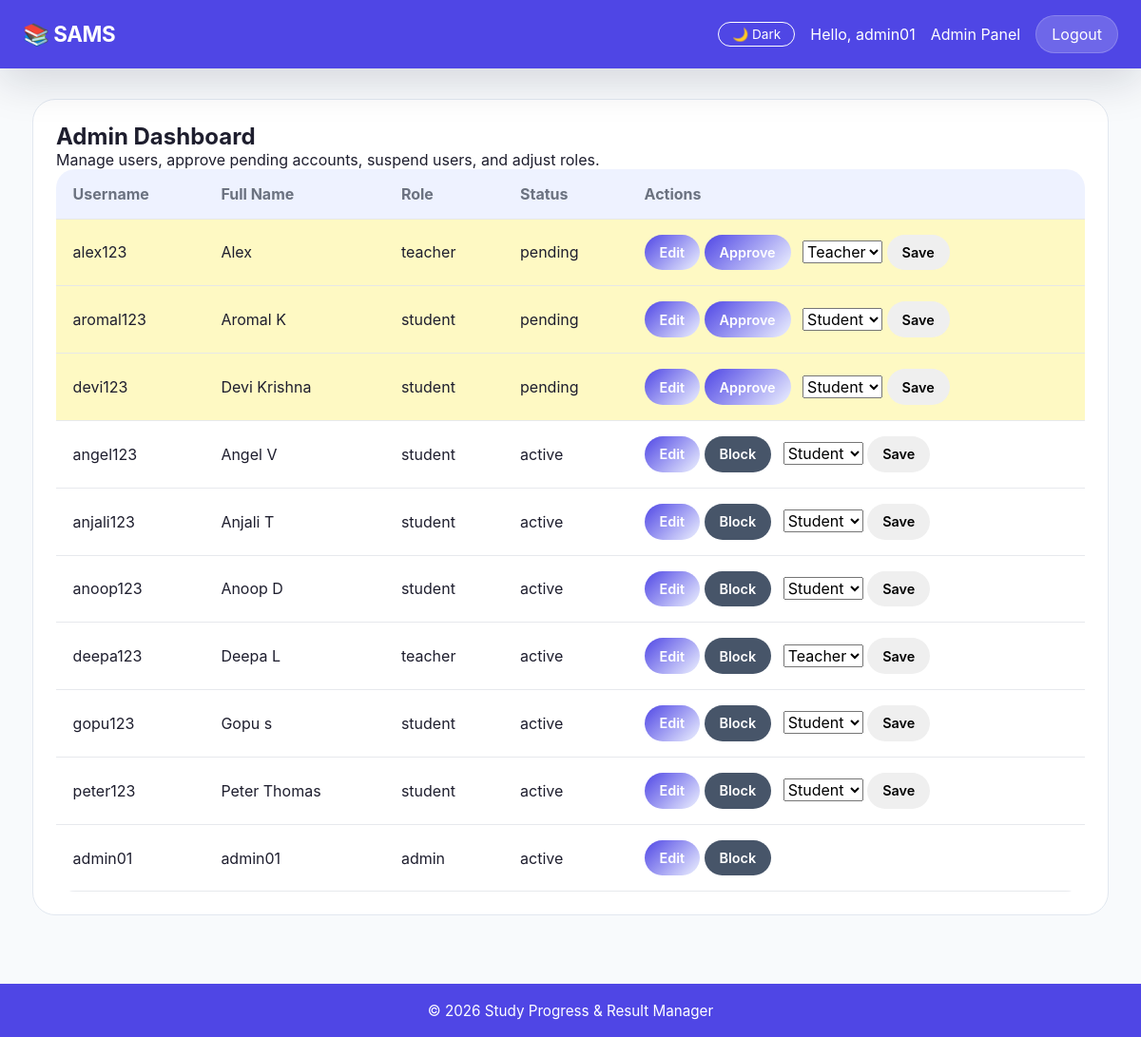
/admin (signed in), run on an earlier commit of the app's database.
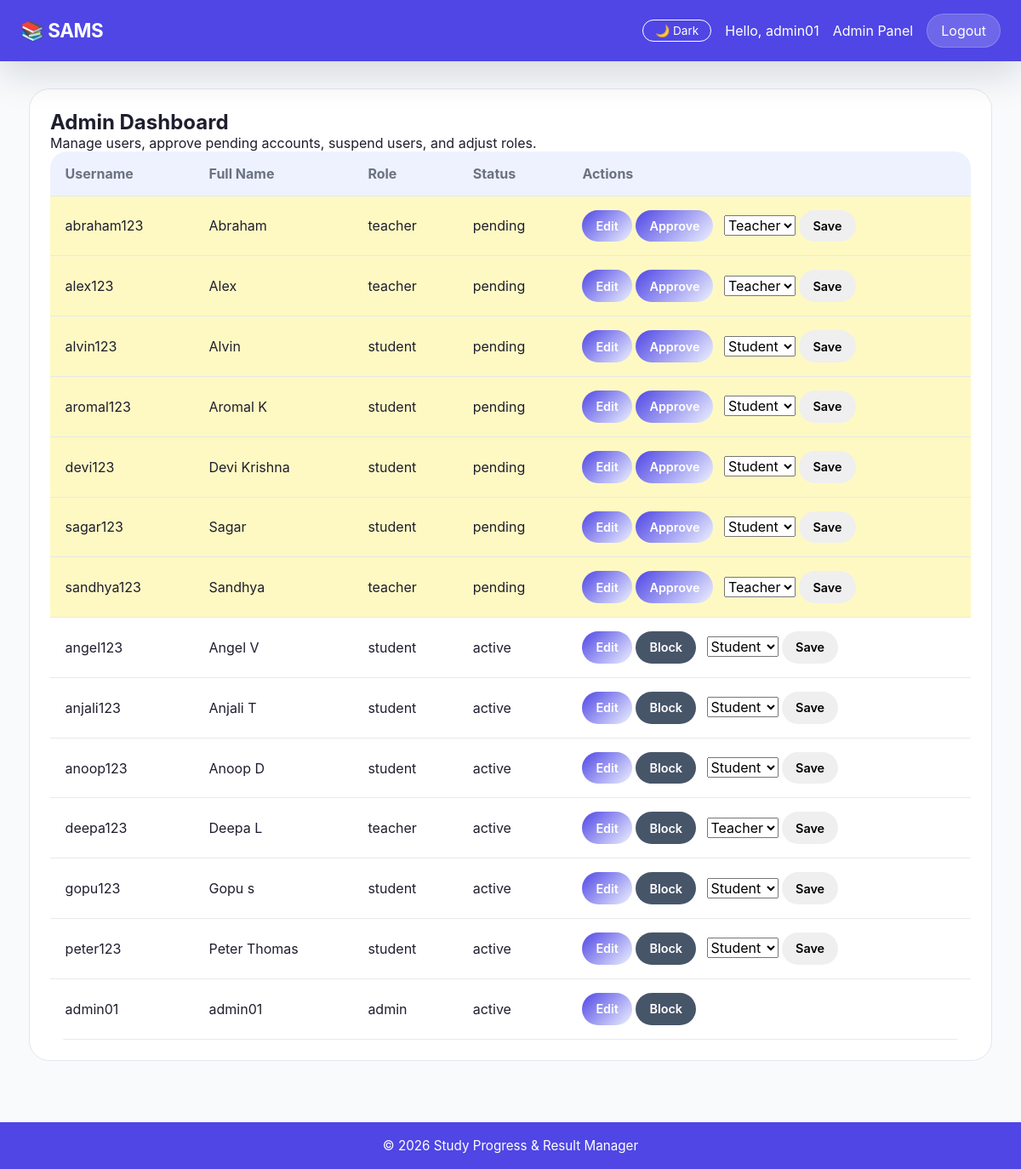
And on a later commit of the database.
### tables this page shows
CREATE TABLE "users" (
                id INTEGER PRIMARY KEY AUTOINCREMENT,
                username TEXT UNIQUE NOT NULL,
                password TEXT NOT NULL,
                role TEXT NOT NULL CHECK(role IN ('teacher', 'student', 'admin')),
                full_name TEXT NOT NULL,
                status TEXT NOT NULL CHECK(status IN ('pending', 'active', 'blocked')) DEFAULT 'pending',
                department TEXT,
                created_at TIMESTAMP DEFAULT CURRENT_TIMESTAMP
            , theme VARCHAR(10) DEFAULT 'light');

### app.py (the view)
@app.route('/admin')
@login_required
@admin_required
def admin_dashboard():
    conn = get_db_connection()
    users = conn.execute('''
        SELECT * FROM users
        ORDER BY CASE status WHEN 'pending' THEN 0 WHEN 'active' THEN 1 WHEN 'blocked' THEN 2 ELSE 3 END, full_name
    ''').fetchall()
    conn.close()
    return render_template('admin_dashboard.html', users=users)

### app.py (called while the page is built)
def login_required(f):
    @wraps(f)
    def decorated_function(*args, **kwargs):
        if 'user_id' not in session:
            flash('Please log in to access this page.', 'error')
            return redirect(url_for('login'))
        return f(*args, **kwargs)
    return decorated_function

def admin_required(f):
    @wraps(f)
    def decorated_function(*args, **kwargs):
        if session.get('role') != 'admin':
            flash('Access denied', 'error')
            return redirect(url_for('home'))
        return f(*args, **kwargs)
    return decorated_function

@app.context_processor
def inject_current_user():
    return {'current_user': CurrentUser(session)}

    @property
    def is_authenticated(self):
        return bool(self.id)

### database.py (called while the page is built)
def get_db_connection():
    conn = sqlite3.connect(DATABASE)
    conn.row_factory = sqlite3.Row  # This lets us access columns by name
    return conn

### templates/admin_dashboard.html (shortened to what this page needs)
{% extends 'base.html' %}
{% block content %}
<div class="card">
    <h2>Admin Dashboard</h2>
    <p>Manage users, approve pending accounts, suspend users, and adjust roles.</p>
    <table class="data-table">
        <thead>
            <tr>
                <th>Username</th>
                <th>Full Name</th>
                <th>Role</th>
                <th>Status</th>
                <th>Actions</th>
            </tr>
        </thead>
        <tbody>
            {% for user in users %}
                <tr class="{% if user['status'] == 'pending' %}pending-row{% elif user['status'] == 'blocked' %}blocked-row{% endif %}">
                    <td>{{ user['username'] }}</td>
                    <td>{{ user['full_name'] }}</td>
                    <td>{{ user['role'] }}</td>
                    <td>{{ user['status'] }}</td>
                    <td>
                        <a href="{{ url_for('admin_edit_user', user_id=user['id']) }}" class="btn btn-small btn-primary">Edit</a>
                        {% if user['status'] == 'pending' %}
                            <form method="POST" action="{{ url_for('admin_approve', user_id=user['id']) }}" style="display:inline-block; margin-right:0.5rem;">
                                <button type="submit" class="btn btn-small btn-primary">Approve</button>
                            </form>
                        {% elif user['status'] == 'active' %}
                            <form method="POST" action="{{ url_for('admin_block', user_id=user['id']) }}" style="display:inline-block; margin-right:0.5rem;">
                                <button type="submit" class="btn btn-small btn-secondary">Block</button>
                            </form>
                        {% elif user['status'] == 'blocked' %}
                            <form method="POST" action="{{ url_for('admin_approve', user_id=user['id']) }}" style="display:inline-block; margin-right:0.5rem;">
                                <button type="submit" class="btn btn-small btn-primary">Unblock</button>
                            </form>
                        {% endif %}
                        {% if user['role'] != 'admin' %}
                            <form method="POST" action="{{ url_for('admin_set_role', user_id=user['id']) }}" style="display:inline-block; vertical-align: top;">
                                <select name="role">
                                    <option value="student" {% if user['role'] == 'student' %}selected{% endif %}>Student</option>
                                    <option value="teacher" {% if user['role'] == 'teacher' %}selected{% endif %}>Teacher</option>
                                </select>
                                <button type="submit" class="btn btn-small">Save</button>
                            </form>
                        {% endif %}
                    </td>
                </tr>
            {% endfor %}
        </tbody>
    </table>
</div>
{% endblock %}

### templates/base.html (shortened to what this page needs)
<!DOCTYPE html>
<html lang="en">
<head>
    <link rel="stylesheet" href="{{ url_for('static', filename='style.css') }}">
</head>
<body class="{{ current_user.theme if current_user.is_authenticated else 'light' }}">
    <nav class="navbar">
        <div class="nav-brand">
            <a href="{{ url_for('home') }}">📚 SAMS</a>
        </div>
        <div class="nav-links">
            {% if current_user.is_authenticated %}
                <form action="{{ url_for('toggle_theme') }}" method="POST" style="display:inline;">
                  <button type="submit" class="theme-toggle">
                    {% if current_user.theme == 'dark' %}☀️ Light{% else %}🌙 Dark{% endif %}
                  </button>
                </form>
                <span class="welcome-text">Hello, {{ session.get('full_name') }}</span>
                {% if session.get('role') == 'teacher' %}
                    <a href="{{ url_for('teacher_dashboard') }}">Dashboard</a>
                    <a href="{{ url_for('enter_marks') }}">Enter Marks</a>
                    <a href="{{ url_for('assign_task') }}">Assign Task</a>
                {% elif session.get('role') == 'student' %}
                    <a href="{{ url_for('student_dashboard') }}">Dashboard</a>
                    <a href="{{ url_for('add_study_log') }}">Log Study</a>
                    <a href="{{ url_for('view_results') }}">My Results</a>
                {% elif session.get('role') == 'admin' %}
                    <a href="{{ url_for('admin_dashboard') }}">Admin Panel</a>
                {% endif %}
                <a href="{{ url_for('logout') }}" class="btn-logout">Logout</a>
            {% else %}
                <a href="{{ url_for('login') }}">Login</a>
                <a href="{{ url_for('register') }}">Register</a>
            {% endif %}
        </div>
    </nav>
    <main class="container">
        {% block content %}{% endblock %}
    </main>
    <footer>
        <p>&copy; 2026 Study Progress & Result Manager</p>
    </footer>
</body>
</html>

### static/style.css (style rules this page uses)
* { margin: 0; padding: 0; box-sizing: border-box; }
:root { --bg: #f8fafc; --card-bg: #ffffff; --text: #1e1e2e; --text-muted: #6b7280; --border: #e2e8f0; --primary: #4f46e5; --primary-light: #eef2ff; --navbar-bg: #4f46e5; --navbar-text: #ffffff; --input-bg: #ffffff; --input-border: #d1d5db; --table-header-bg: #eef2ff; --table-row-hover: #f1f5f9; --shadow: rgba(0, 0, 0, 0.08); --flash-success-bg: #dcfce7; --flash-success-text: #166534; --flash-success-border: #d1fae5; --flash-danger-bg: #fee2e2; --flash-danger-text: #991b1b; --flash-danger-border: #fecaca; --flash-info-bg: #dbeafe; --flash-info-text: #1e40af; --flash-warning-bg: #fef9c3; --flash-warning-text: #854d0e; --badge-pass-bg: #dcfce7; --badge-pass-text: #166534; --badge-fail-bg: #fee2e2; --badge-fail-text: #991b1b; --progress-bg: #e2e8f0; --progress-fill: #4f46e5; --streak-color: #4f46e5; --auth-brand-bg: #4f46e5; --auth-brand-text: #ffffff; --row-gold: #fef9c3; --danger: #ef4444; --row-silver: #f1f5f9; --row-bronze: #ffedd5; --surface: var(--card-bg); --surface-alt: #f8fafc; --secondary: #475569; --surface-border: rgba(229, 231, 235, 0.9); --navbar-border: rgba(255, 255, 255, 0.18); --focus-ring: rgba(99, 102, 241, 0.12); --grade-a: #16a34a; --grade-b: #15803d; --grade-c: #d97706; --grade-d: #ea580c; }
body, .card, .navbar, input, select, textarea, table, .btn, .flash, .badge { transition: background-color 0.3s ease, color 0.3s ease, border-color 0.3s ease; }
body { font-family: 'Inter', system-ui, -apple-system, BlinkMacSystemFont, 'Segoe UI', sans-serif; background: linear-gradient(180deg, var(--bg) 0%, var(--surface-alt) 100%); color: var(--text); min-height: 100vh; display: flex; flex-direction: column; }
a { color: inherit; text-decoration: none; }
button, input, select, textarea { font: inherit; }
.navbar { background: var(--navbar-bg); color: var(--navbar-text); padding: 1rem 1.5rem; display: flex; justify-content: space-between; align-items: center; gap: 1rem; position: sticky; top: 0; z-index: 20; box-shadow: 0 14px 45px rgba(15, 23, 42, 0.15); }
.nav-brand a { font-size: 1.4rem; font-weight: 700; letter-spacing: -0.02em; color: var(--auth-brand-text); }
.nav-links { display: flex; align-items: center; gap: 1rem; flex-wrap: wrap; }
.nav-links a, .btn-logout { color: var(--navbar-text); transition: opacity 0.2s ease, transform 0.2s ease; }
.btn-logout { background: var(--navbar-border); padding: 0.55rem 1rem; border-radius: 999px; border: 1px solid var(--navbar-border); }
.container { max-width: 1180px; width: 100%; margin: 0 auto; padding: 2rem 1.5rem 3rem; flex: 1; }
.btn { display: inline-flex; align-items: center; justify-content: center; padding: 0.9rem 1.6rem; border-radius: 999px; font-weight: 600; border: none; cursor: pointer; transition: transform 0.22s ease, box-shadow 0.22s ease, background-color 0.22s ease; }
.btn-primary { background: linear-gradient(135deg, var(--primary) 0%, var(--primary-light) 100%); color: var(--navbar-text); }
.btn-secondary { background: var(--secondary); color: var(--navbar-text); }
.btn-small { padding: 0.65rem 1rem; font-size: 0.9rem; }
.theme-toggle { background: transparent; border: 1px solid var(--navbar-text); border-radius: 20px; padding: 4px 14px; color: var(--navbar-text); font-size: 0.85rem; cursor: pointer; transition: background-color 0.2s ease, color 0.2s ease; }
.card { background: var(--surface); padding: 1.5rem; border-radius: 24px; margin-bottom: 1.5rem; box-shadow: var(--shadow); border: 1px solid var(--border); }
.data-table { width: 100%; border-collapse: collapse; background: var(--surface); border-radius: 20px; overflow: hidden; box-shadow: var(--shadow); }
.data-table th, .data-table td { padding: 1rem 1.1rem; text-align: left; border-bottom: 1px solid var(--surface-border); }
.data-table th { background: var(--table-header-bg); font-weight: 700; color: var(--text-muted); }
.pending-row { background: var(--row-gold); }
footer { background: var(--navbar-bg); color: var(--navbar-text); text-align: center; padding: 1.15rem; margin-top: auto; }
footer p { font-size: 0.95rem; }

What changed in the data, as far as the page shows it:
added users: username "abraham123", full_name "Abraham", role "teacher", status "pending", role "Teacher"
added users: username "alvin123", full_name "Alvin", role "student", status "pending", role "Student"
added users: username "sagar123", full_name "Sagar", role "student", status "pending", role "Student"
added users: username "sandhya123", full_name "Sandhya", role "teacher", status "pending", role "Teacher"
